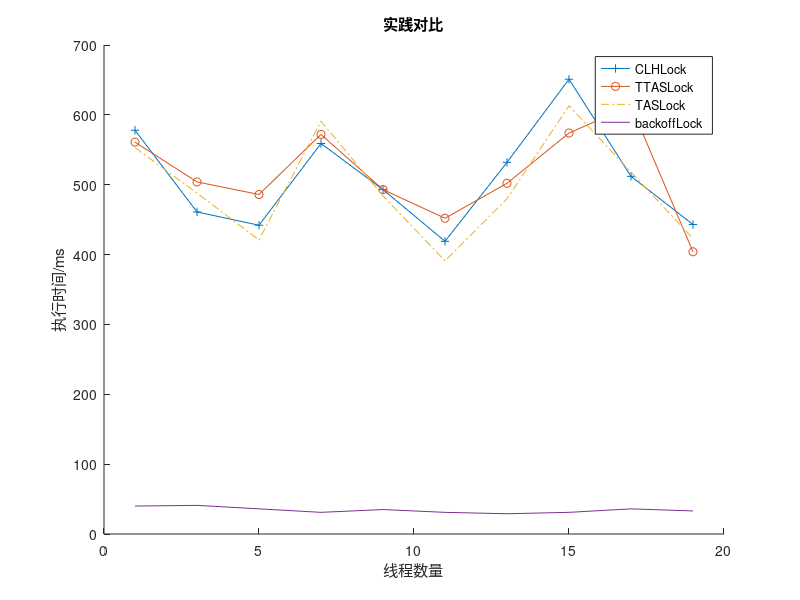

This chart was generated by the following MATLAB code:
backoffLock = textread('BackoffLockTimeCosts.txt');
TTASLock = textread('TTASLockTimeCosts.txt');
TASLock = textread('TASLockTimeCosts.txt');
CLHLock = textread('CLHLockTimeCosts.txt');

figure;
hold on;
x = 1 : 2 : length(CLHLock)*2 - 1;
plot(x,CLHLock,'-+');
plot(x,TTASLock,'-o');
plot(x,TASLock,'-.');
plot(x,backoffLock);

xlabel('线程数量');
ylabel('执行时间/ms');
title('实践对比');
legend('CLHLock','TTASLock','TASLock','backoffLock');
%valatile